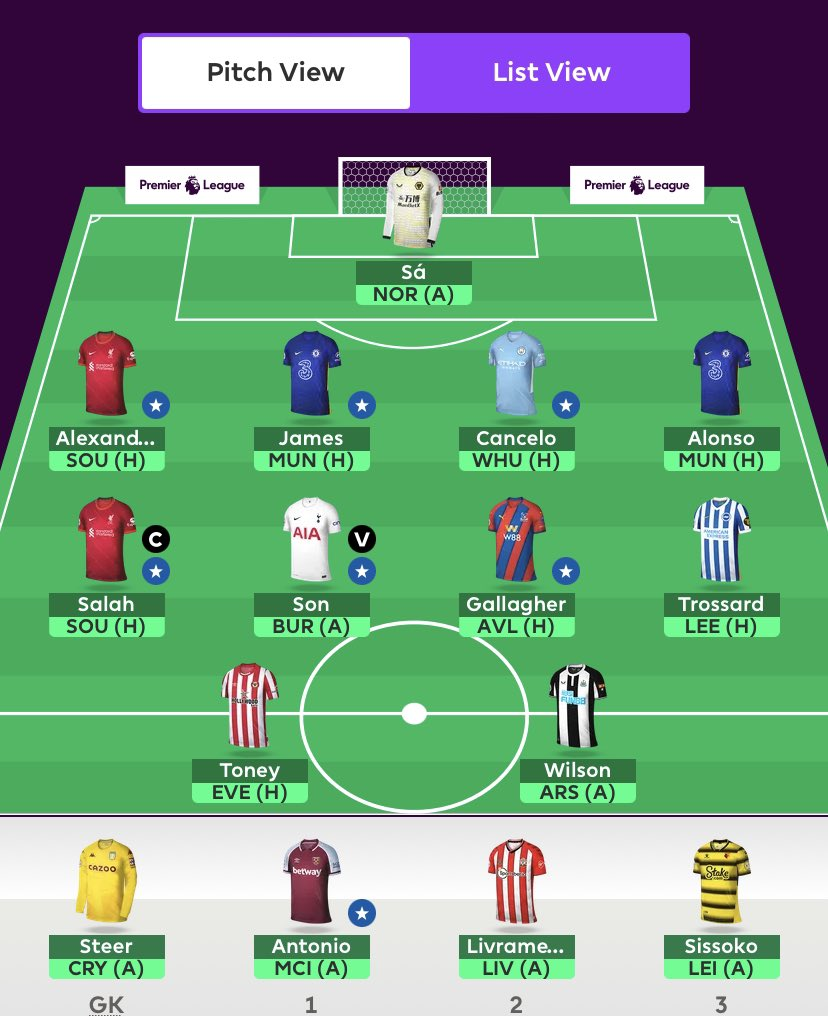
#> input picture examples/FFIFx3YXIAEL7xd.jpeg, 828 x 1016 px
$ jupyter execute demo.ipynb
#> lines starting #> are read from the running program, lines starting #| are printed output that depends on the picture; after the words box and inside, x2 and y2 are one past the last pixel; in counts of white or black regions, pixels touching at a corner belong together
[cell 1]
import cv2
import pytesseract
import pathlib
import os
import platform
from matplotlib import pyplot as plt

[cell 2]
address = "../examples/FFIFx3YXIAEL7xd.jpeg"
img = cv2.imread(address)
#> img is the input picture: shape (1016, 828, 3); mean B, G, R 127.5, 155.4, 114.8

[cell 3]
def show_image(target):
    plt.figure(figsize=(15,15))
    plt.imshow(cv2.cvtColor(target, cv2.COLOR_BGR2RGB), interpolation='nearest')
    plt.show()

[cell 4]
show_image(img)

[cell 5]
gray = cv2.cvtColor(img, cv2.COLOR_BGR2GRAY)
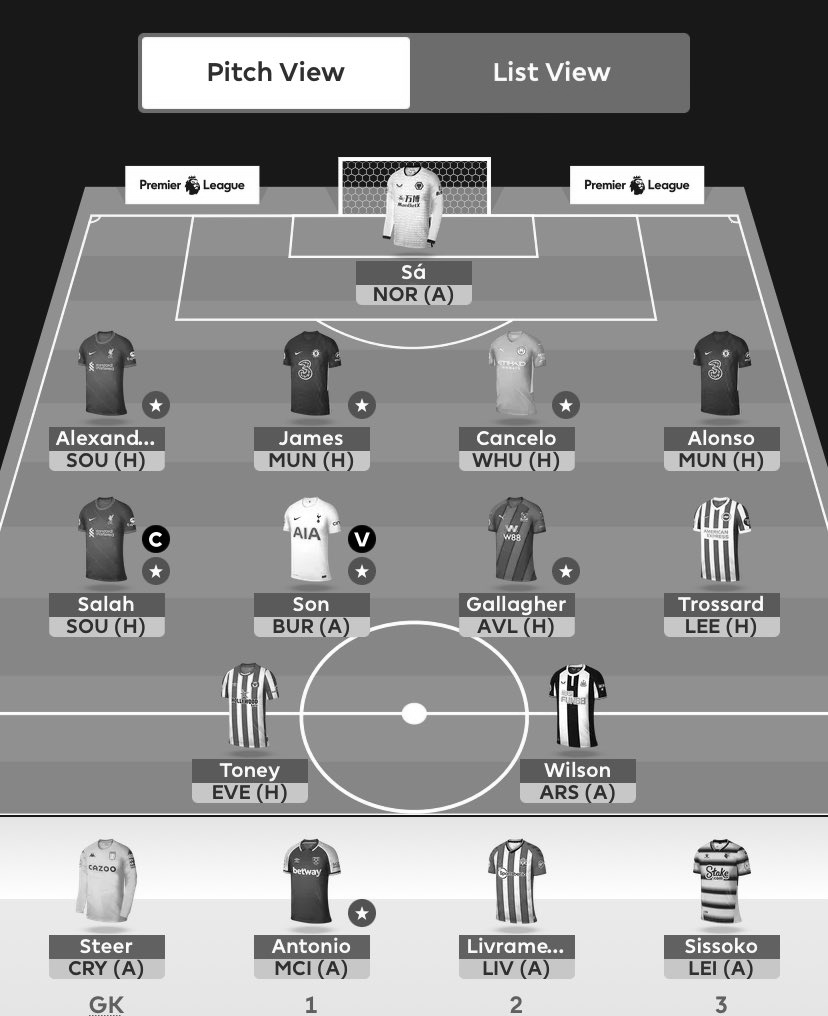
#> gray: shape (1016, 828); min 0, max 255, mean 140
show_image(gray)

[cell 6]
blurred = cv2.GaussianBlur(gray, (3,3), 0)
show_image(blurred)

[cell 7]
(T,thresInv) = cv2.threshold(blurred, 220, 255, cv2.THRESH_BINARY_INV)
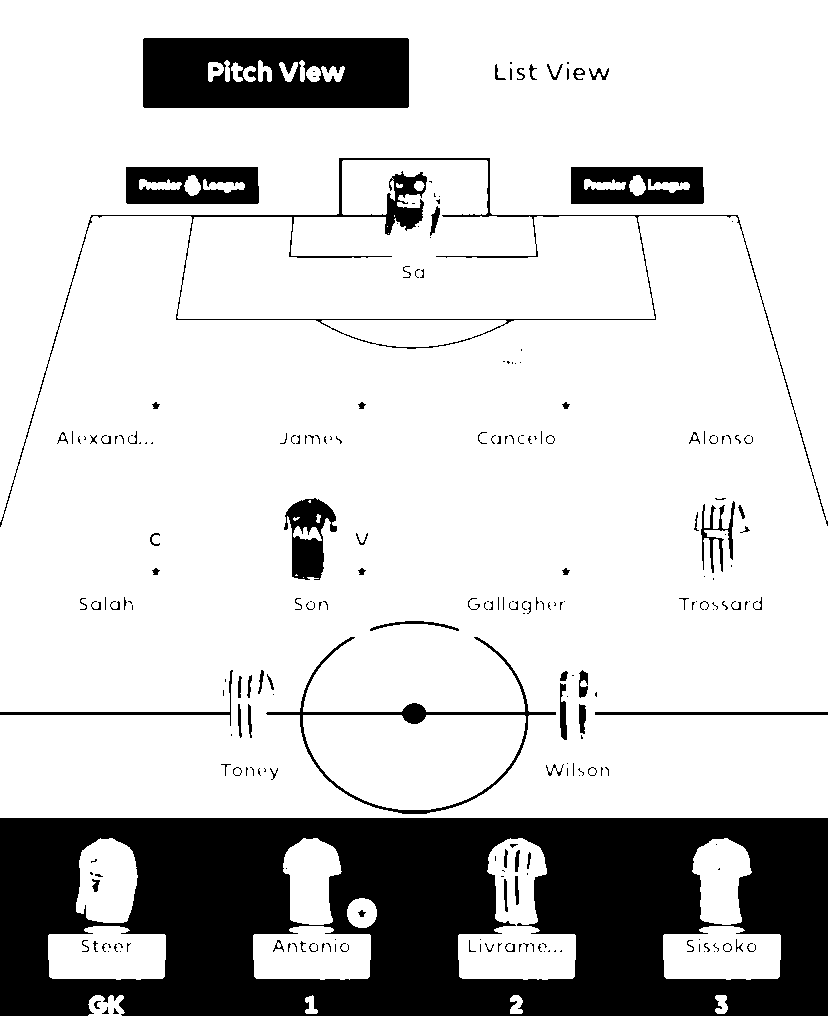
#> thresInv: shape (1016, 828); 80.1% white; 238 black regions (147 under 20 px), largest, box (x1, y1, x2, y2) and area: (0, 818, 828, 1016) 124403, (143, 38, 409, 108) 17095, (0, 158, 828, 527) 5178
show_image(thresInv)

[cell 8]
shapeMask = cv2.inRange(img, lowerb=(40,70,0), upperb=(110,160,100))
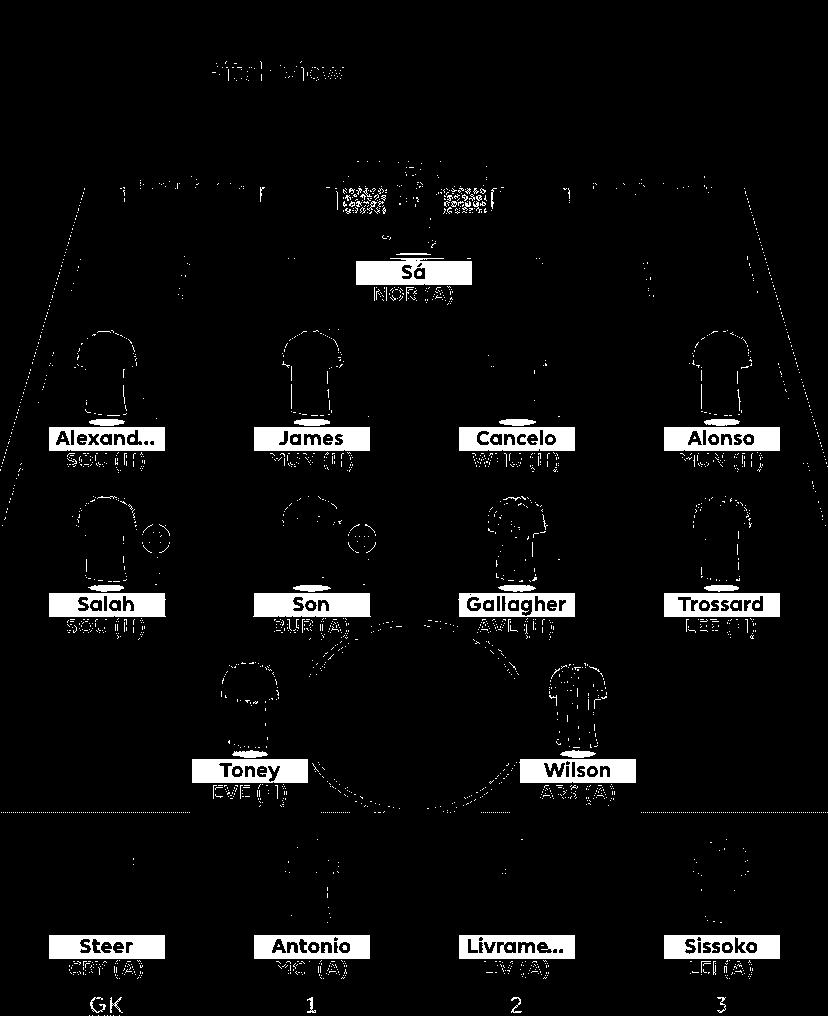
#> shapeMask: shape (1016, 828); 5.1% white; 2341 white regions (2266 under 20 px), largest, box (x1, y1, x2, y2) and area: (356, 258, 472, 285) 2662, (253, 593, 371, 617) 2509, (49, 935, 165, 959) 2391
show_image(shapeMask)

inverse = cv2.bitwise_not(shapeMask)
show_image(inverse)

[cell 9]
combined = cv2.bitwise_and(img, cv2.cvtColor(shapeMask, cv2.COLOR_GRAY2BGR))
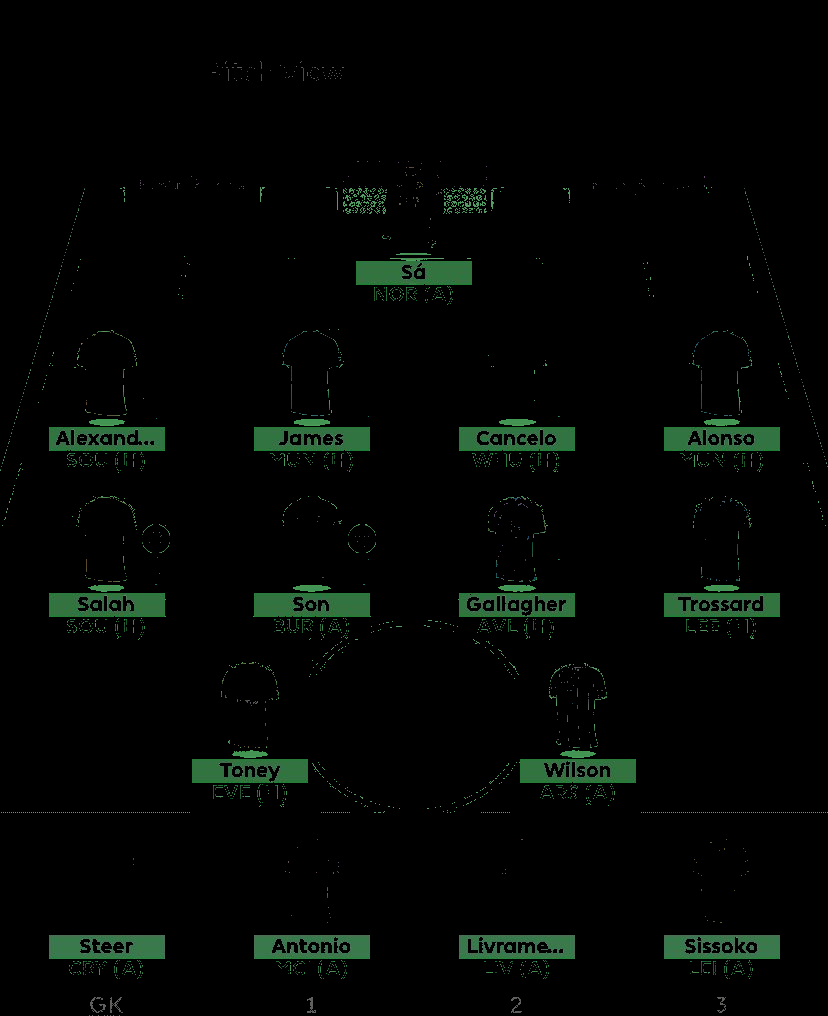
#> combined: shape (1016, 828, 3); mean B, G, R 3.7, 6.1, 2.9
show_image(combined)

[cell 10]
print(pytesseract.image_to_string(cv2.cvtColor(combined, cv2.COLOR_BGR2RGB)))
#> (this line was passed over: pytesseract is not available in this run)

[cell 11]
print(pytesseract.image_to_string(cv2.cvtColor(img, cv2.COLOR_BGR2RGB)))
#> (this line was passed over: pytesseract is not available in this run)

[cell 12]
print(pytesseract.image_to_string(shapeMask)) # cv2.cvtColor(shapeMask, cv2.COLOR_GRAY2RGB)
#> (this line was passed over: pytesseract is not available in this run)

$ run again, with examples/FFH_Q9nWUAgyoFl.jpeg copied over examples/FFIFx3YXIAEL7xd.jpeg
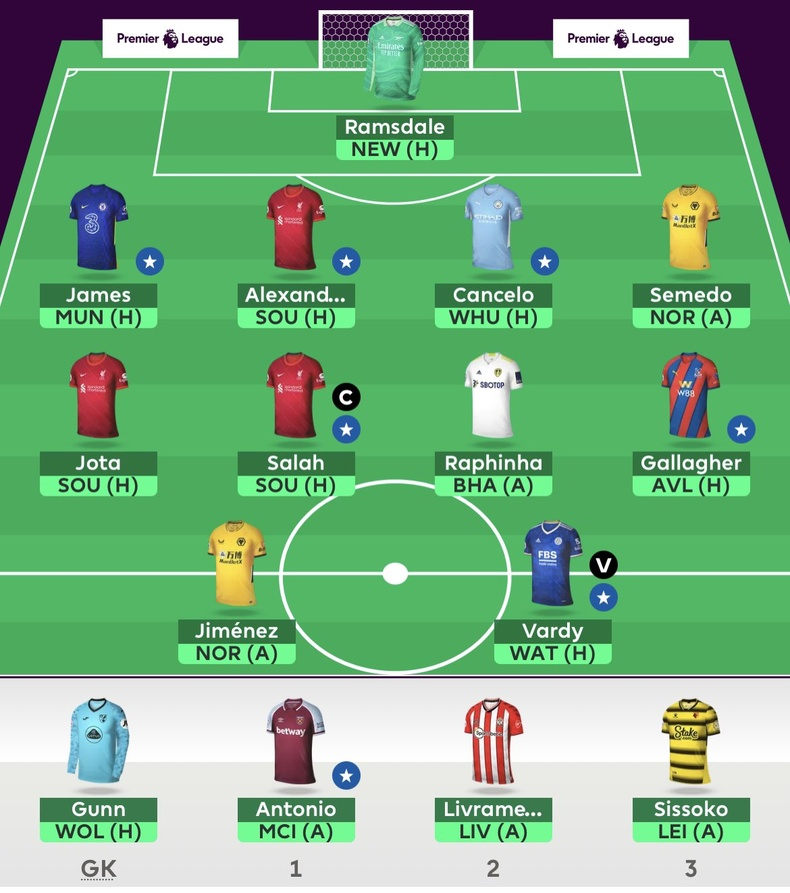
#> input picture examples/FFH_Q9nWUAgyoFl.jpeg, 790 x 893 px, shrunk from 1170 x 1322 before the run
#> img is the input picture: shape (893, 790, 3); mean B, G, R 129.5, 175.3, 119.5
#> `(T,thresInv) = cv2.threshold(blurred, 220, 255, cv2.THRESH_BINARY_INV)`:
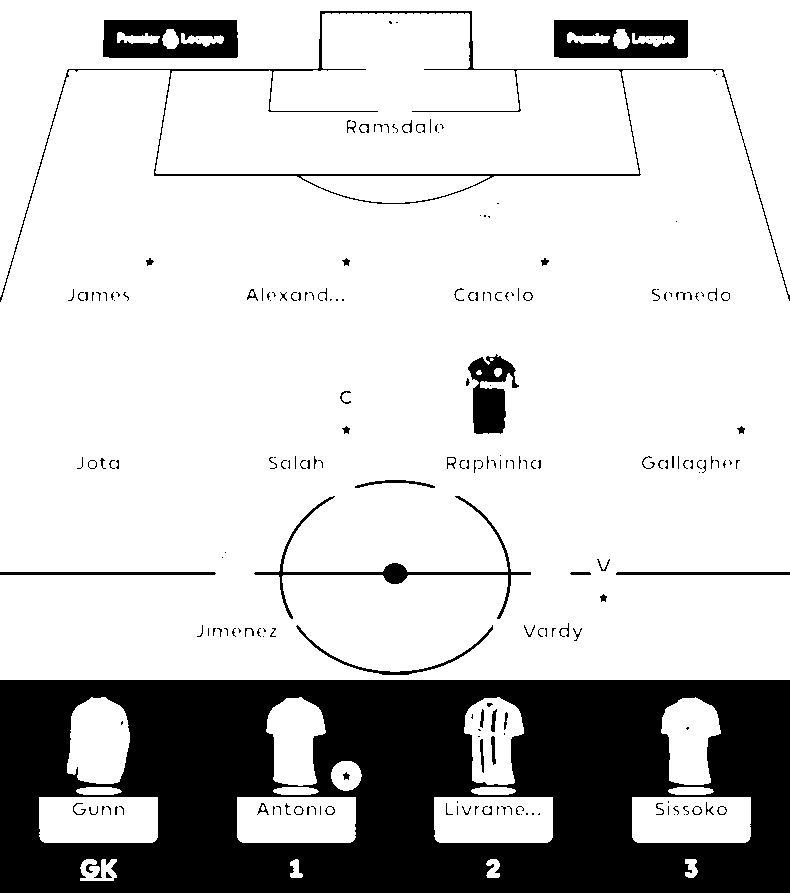
#> thresInv: shape (893, 790); 78.8% white; 207 black regions (139 under 20 px), largest, box (x1, y1, x2, y2) and area: (0, 680, 790, 893) 127551, (103, 20, 238, 58) 4179, (554, 20, 688, 58) 4178
#> shapeMask: shape (893, 790); 6.6% white; 2009 white regions (1901 under 20 px), largest, box (x1, y1, x2, y2) and area: (39, 451, 158, 477) 2607, (40, 283, 158, 308) 2483, (237, 451, 356, 476) 2476
#> `combined = cv2.bitwise_and(img, cv2.cvtColor(shapeMask, cv2.COLOR_GRAY..`:
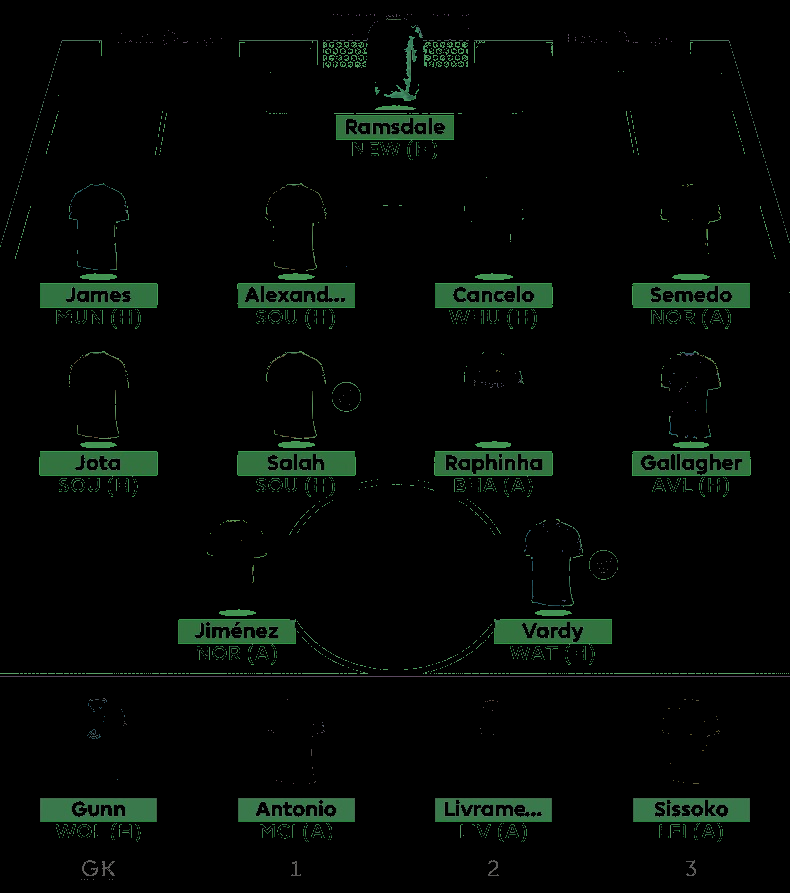
#> combined: shape (893, 790, 3); mean B, G, R 4.9, 8, 3.9

$ run again, with examples/FFIruzjXECMadew.jpeg copied over examples/FFIFx3YXIAEL7xd.jpeg
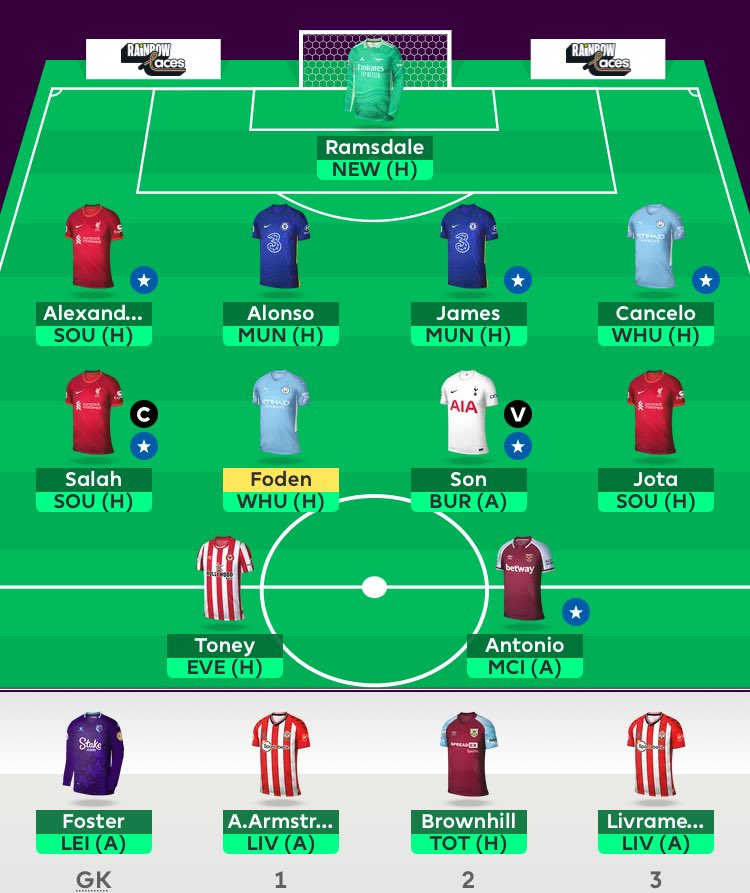
#> input picture examples/FFIruzjXECMadew.jpeg, 750 x 893 px
#> img is the input picture: shape (893, 750, 3); mean B, G, R 121.8, 171.3, 68.6
#> `(T,thresInv) = cv2.threshold(blurred, 220, 255, cv2.THRESH_BINARY_INV)`:
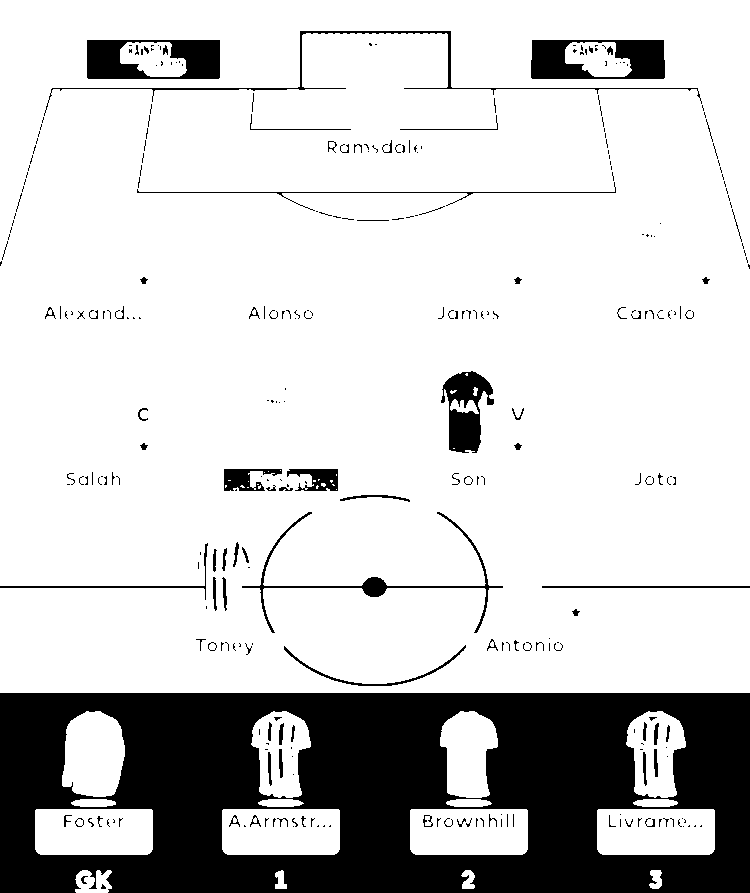
#> thresInv: shape (893, 750); 80.4% white; 315 black regions (225 under 20 px), largest, box (x1, y1, x2, y2) and area: (0, 693, 750, 893) 110380, (531, 40, 665, 79) 3460, (87, 40, 220, 79) 3451
#> shapeMask: shape (893, 750); 6.7% white; 1602 white regions (1474 under 20 px), largest, box (x1, y1, x2, y2) and area: (410, 468, 528, 492) 2523, (598, 468, 714, 492) 2451, (166, 633, 291, 658) 2374
#> `combined = cv2.bitwise_and(img, cv2.cvtColor(shapeMask, cv2.COLOR_GRAY..`:
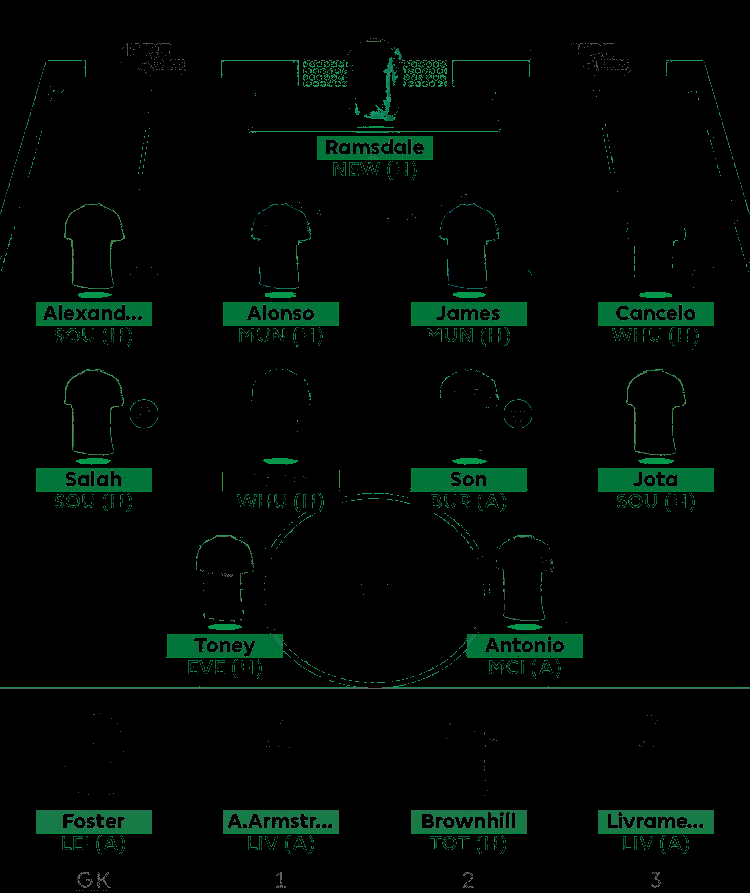
#> combined: shape (893, 750, 3); mean B, G, R 4.5, 8.1, 1.1
